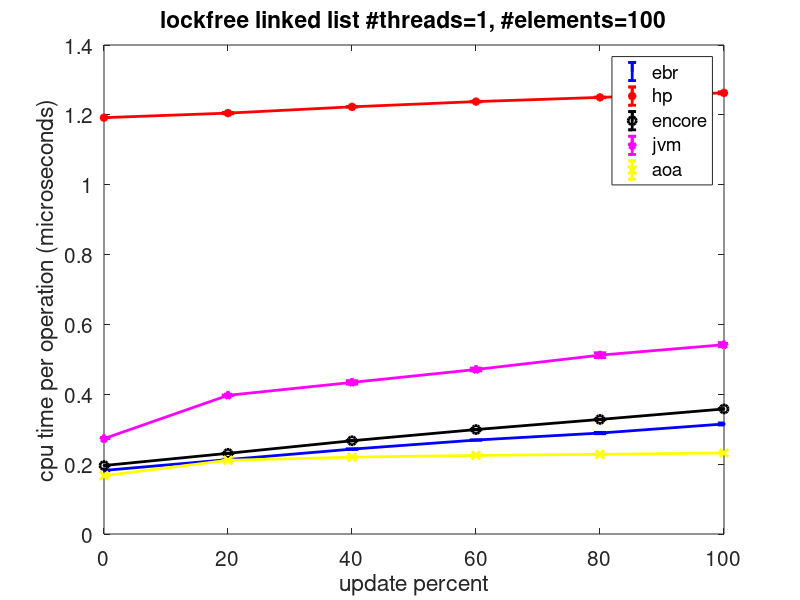
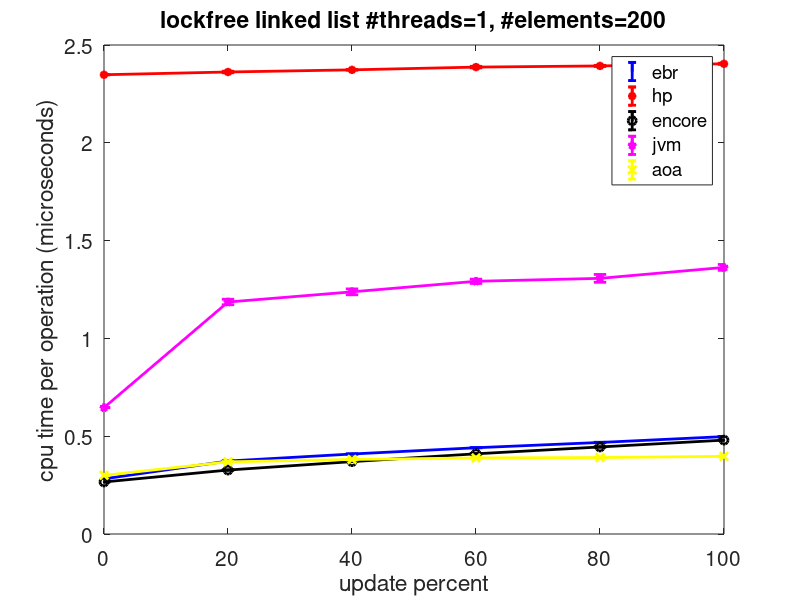
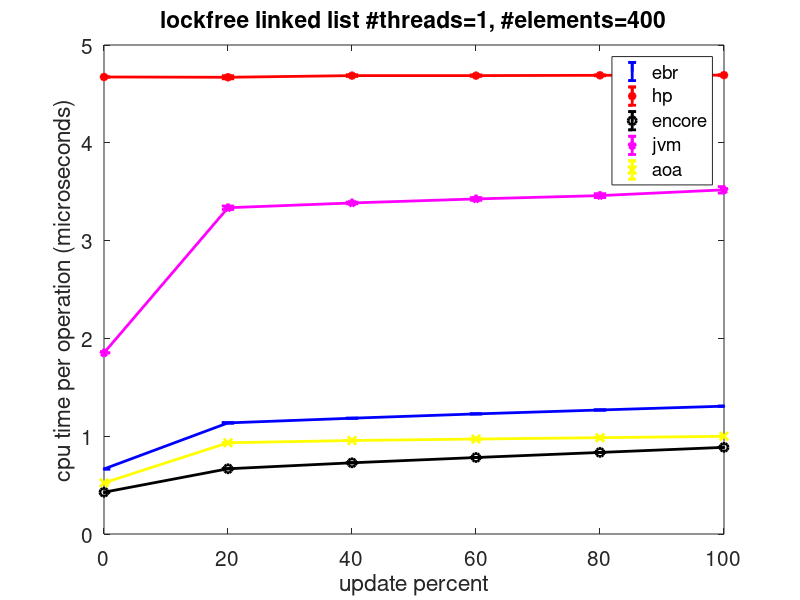
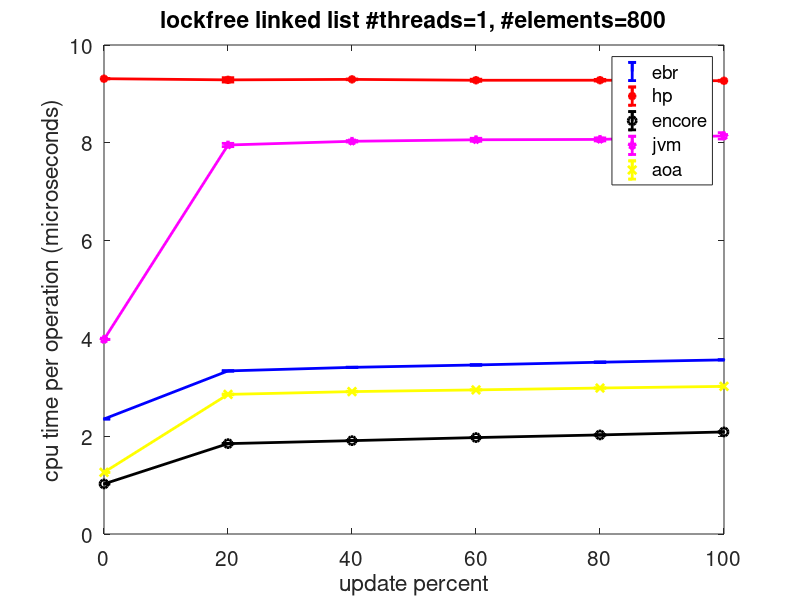

Recreate these plots in MATLAB, in order. (Note: a time limit stopped this script after it produced the figures.)
load ./db_list.mat;
% list of mr algo
ebr=1; rc=2; hp=3; dw=4; jvm=5; aoa=6;
gcs = [ebr rc hp dw jvm aoa];
threads = [1 2 4 8 16 31 32 63 64];
elements = [100 200 400 800 1600];
update = [0 20 40 60 80 100];

exclude_rc = 1;
mylegend = {"ebr"; "rc"; "hp"; "encore"; "jvm"; "aoa"};

if exclude_rc == 1
    mylegend(2,:) = [];
end
directory_prefix = 'plots/list'
function myplot(x, y, err, myxlabel, myylabel, xtick, mylegend, mytitle, filename)
    close all
    fullscreen = get(0,'ScreenSize');
    figure(1, 'Position',[0 -50 fullscreen(3) fullscreen(4)]);
    clf;
    y = y/1000;
    err = err/1000;
    set (0, "defaultlinelinewidth", 2);
    if size(x, 2) == 5
        errorbar(...
            x(:, 1), y(:, 1), err(:, 1), '-b', ...
            x(:, 2), y(:, 2), err(:, 2), '-*r', ...
            x(:, 3), y(:, 3), err(:, 3), '-ok', ...
            x(:, 4), y(:, 4), err(:, 4), '-pm', ...
            x(:, 5), y(:, 5), err(:, 5), '-xy' ...
            )
    else
        errorbar(...
            x(:, 1), y(:, 1), err(:, 1), '-b', ...
            x(:, 2), y(:, 2), err(:, 2), '-sg', ...
            x(:, 3), y(:, 3), err(:, 3), '-*r', ...
            x(:, 4), y(:, 4), err(:, 4), '-ok', ...
            x(:, 5), y(:, 5), err(:, 5), '-pm', ...
            x(:, 6), y(:, 6), err(:, 6), '-xy' ...
            )
    end
    % errorbar(x, y, err, ">.r");
    title(mytitle, 'fontsize', 15)
    xlabel(myxlabel, 'fontsize', 15)
    ylabel(myylabel, 'fontsize', 15)
    axis([x(1), x(end)])
    set(gca, 'xtick', xtick)
    set(gca, 'fontsize', 15)
    lh = legend(mylegend);
    % set(lh,'FontSize',15);
    print(1, filename)
end

data_avg = 0;
data_std = 0;
for i = 1:2
    if i == 1
        if exclude_rc == 1
            prefix = strcat(directory_prefix, '/exec_time');
        else
            prefix = strcat(directory_prefix, '/include_rc_exec_time');
        end
        data_avg = db_list_total_avg;
        data_std = db_list_total_std;
        myylabel = 'cpu time per operation (microseconds)';
    else
        if exclude_rc == 1
            prefix = strcat(directory_prefix, '/footprint');
        else
            prefix = strcat(directory_prefix, '/include_rc_footprint');
        end
        data_avg = db_list_footprint_avg;
        data_std = db_list_footprint_std;
        myylabel = 'footprint (kilybytes)';
    end
    for t = threads
        for e = elements
            xtick = update;
            x = repmat(xtick', 1, size(gcs, 2));
            y = x;
            err = x;
            for gc = gcs
                tmp = data_avg(gc, find(t == threads), find(e == elements), :);
                tmp = squeeze(tmp);
                y(:, gc) = tmp;
                tmp = data_std(gc, find(t == threads), find(e == elements), :);
                tmp = squeeze(tmp);
                err(:, gc) = tmp;
            end
            if exclude_rc == 1
                x(:, 2) = [];
                y(:, 2) = [];
                err(:, 2) = [];
            end
            mytitle = ...
              sprintf("lockfree linked list #threads=%d, #elements=%d", t, e);
            myxlabel = 'update percent';
            xtick = update;
            filename = sprintf("%s/list_%d_%d_%s.png", prefix, t, e, 'x');
            myplot(x, y, err, myxlabel, myylabel, xtick, mylegend, mytitle, filename)
        end
    end

    for t = threads
        for u = update
            xtick = elements;
            x = repmat(xtick', 1, size(gcs, 2));
            y = x;
            err = x;
            for gc = gcs
                tmp = data_avg(gc, find(t == threads), :, find(u == update));
                tmp = squeeze(tmp);
                y(:, gc) = tmp;
                tmp = data_std(gc, find(t == threads), :, find(u == update));
                tmp = squeeze(tmp);
                err(:, gc) = tmp;
            end
            if exclude_rc == 1
                x(:, 2) = [];
                y(:, 2) = [];
                err(:, 2) = [];
            end
            mytitle = ...
              sprintf("lockfree linked list #threads=%d, update=%d%%", t, u);
            myxlabel = '#elements';
            filename = sprintf("%s/list_%d_%s_%d.png", prefix, t, 'x', u);
            myplot(x, y, err, myxlabel, myylabel, xtick, mylegend, mytitle, filename)
        end
    end

    for e = elements
        for u = update
            xtick = threads;
            x = repmat(xtick', 1, size(gcs, 2));
            y = x;
            err = x;
            for gc = gcs
                tmp = data_avg(gc, :, find(e == elements), find(u == update));
                tmp = squeeze(tmp);
                y(:, gc) = tmp;
                tmp = data_std(gc, :, find(e == elements), find(u == update));
                tmp = squeeze(tmp);
                err(:, gc) = tmp;
            end
            if exclude_rc == 1
                x(:, 2) = [];
                y(:, 2) = [];
                err(:, 2) = [];
            end
            mytitle = ...
              sprintf("lockfree linked list #elements=%d, update=%d%%", e, u);
            myxlabel = '#threads';
            filename = sprintf("%s/list_%s_%d_%d.png", prefix, 'x', e, u);
            myplot(x, y, err, myxlabel, myylabel, xtick, mylegend, mytitle, filename)
        end
    end
end
return
